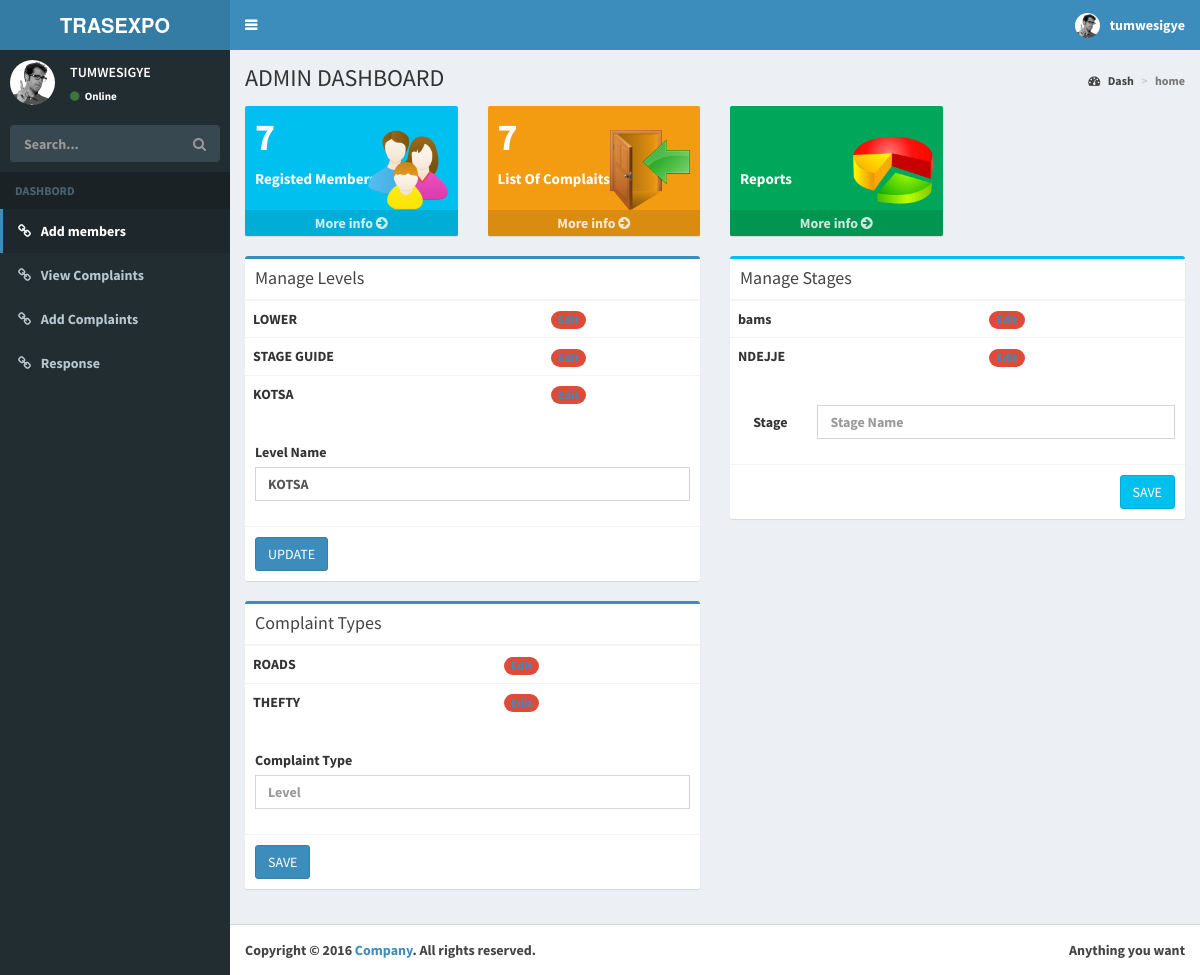
/admin.php?page=ds&levid=8 (signed in), run on the app's committed database.
### tables this page shows
CREATE TABLE IF NOT EXISTS `user_levels` (
  `usr_id` int(100) NOT NULL AUTO_INCREMENT,
  `usr_leve` varchar(100) NOT NULL DEFAULT 'LOWER',
  PRIMARY KEY (`usr_id`),
  UNIQUE KEY `usr_leve` (`usr_leve`)
);

CREATE TABLE IF NOT EXISTS `complain_types` (
  `cop_id` int(100) NOT NULL AUTO_INCREMENT,
  `cop_type` varchar(100) NOT NULL,
  PRIMARY KEY (`cop_id`)
);

CREATE TABLE IF NOT EXISTS `stages` (
  `st_id` int(100) NOT NULL AUTO_INCREMENT,
  `st_name` varchar(100) NOT NULL,
  PRIMARY KEY (`st_id`),
  UNIQUE KEY `st_name` (`st_name`)
);

### admin.php (the view, shortened to what this page needs)
<!DOCTYPE html>
<html>
<head>
  <link rel="stylesheet" href="bootstrap/css/bootstrap.min.css">
  <link rel="stylesheet" href="https://cdnjs.cloudflare.com/ajax/libs/font-awesome/4.5.0/css/font-awesome.min.css">
  <link rel="stylesheet" href="https://cdnjs.cloudflare.com/ajax/libs/ionicons/2.0.1/css/ionicons.min.css">
  <link rel="stylesheet" href="dist/css/AdminLTE.min.css">
  <link rel="stylesheet" href="dist/css/skins/skin-blue.min.css">
</head>
<body class="hold-transition skin-blue sidebar-mini">
<div class="wrapper">
  <header class="main-header">
    <a href="admin.php" class="logo">
      <span class="logo-mini"><b>TRAS</span>
      <span class="logo-lg"><b>TRAS</b>EXPO</span>
    </a>
    <nav class="navbar navbar-static-top" role="navigation">
      <a href="#" class="sidebar-toggle" data-toggle="offcanvas" role="button">
      </a>
      <div class="navbar-custom-menu">
        <ul class="nav navbar-nav">
          <li class="dropdown user user-menu">
            <a href="#" class="dropdown-toggle" data-toggle="dropdown">
              <img src="dist/img/user2-160x160.jpg" class="user-image" alt="User Image">
              <span class="hidden-xs"><?php echo"  ".strtolower($_SESSION['useradmin']['adm_name']);?></span>
            </a>
          </li>
        </ul>
      </div>
    </nav>
  </header>
  <aside class="main-sidebar">
    <section class="sidebar">
      <div class="user-panel">
        <div class="pull-left image">
          <img src="dist/img/user2-160x160.jpg" class="img-circle" alt="User Image">
        </div>
        <div class="pull-left info">
          <p><?php echo"  ".strtoupper($_SESSION['useradmin']['adm_name']);?></p>
          <a href="#"><i class="fa fa-circle text-success"></i> Online</a>
        </div>
      </div>
      <form action="#" method="get" class="sidebar-form">
        <div class="input-group">
          <input type="text" name="q" class="form-control" placeholder="Search...">
              <span class="input-group-btn">
                <button type="submit" name="search" id="search-btn" class="btn btn-flat"><i class="fa fa-search"></i>
                </button>
              </span>
        </div>
      </form>
      <ul class="sidebar-menu">
        <li class="header">DASHBORD</li>
        <li class="active"><a href="admin.php?page=aemp"><i class="fa fa-link"></i> <span>Add members</span></a></li>
        <li><a href="admin.php?page=vemp"><i class="fa fa-link"></i> <span>View Complaints</span></a></li>
		<li><a href="admin.php?page=add_comp"><i class="fa fa-link"></i> <span>Add Complaints</span></a></li>
		<li><a href="admin.php?page=add_resp"><i class="fa fa-link"></i> <span>Response</span></a></li>
      </ul>
    </section>
  </aside>
  <div class="content-wrapper">
    <section class="content-header">
      <h1>
        ADMIN DASHBOARD
      </h1>
      <ol class="breadcrumb">
        <li><a href="admin.php?page=ds"><i class="fa fa-dashboard"></i> Dash</a></li>
        <li class="active">home</li>
      </ol>
    </section>
    <section class="content">
	  				 <?php
	$page=$_GET['page'];
 switch ($page){
		default:
		dash_b();
		break;
}
?>
    </section>
  </div>
  <footer class="main-footer">
    <div class="pull-right hidden-xs">
      Anything you want
    </div>
    <strong>Copyright &copy; 2016 <a href="#">Company</a>.</strong> All rights reserved.
  </footer>
</div>
</body>
</html>
  <?php  function dash_b(){ ?>
  <?php
$result_coun = mysql_query("SELECT Count( * ) AS toto FROM clients");
if($nopple = mysql_fetch_array($result_coun)){
	$Members = $nopple['toto'];
}
$result_coun = mysql_query("Select  Count(com_id) As toto From  complaints");
if($nopple = mysql_fetch_array($result_coun)){
	$complaints = $nopple['toto'];
}
  ?>
  <div class="row">
        <div class="col-lg-3 col-xs-6">
          <div class="small-box bg-aqua">
            <div class="inner">
              <h3><?php echo $Members; ?></h3>
              <p>Registed Members</p>
            </div>
            <div class="icon">
			<img height="80" width="80" src="img/rented.png"></a>
            </div>
            <a href="admin.php?page=aemp" class="small-box-footer">More info <i class="fa fa-arrow-circle-right"></i></a>
          </div>
        </div>
        <div class="col-lg-3 col-xs-6">
          <div class="small-box bg-yellow">
            <div class="inner">
              <h3><?php echo $complaints; ?></h3>
              <p>List Of Complaits</p>
            </div>
            <div class="icon">
             <img height="80" width="80" src="img/room.png"></a>
            </div>
            <a href="admin.php?page=vemp" class="small-box-footer">More info <i class="fa fa-arrow-circle-right"></i></a>
          </div>
        </div>
		<div class="col-lg-3 col-xs-6">
          <div class="small-box bg-green">
            <div class="inner">
              <h3>&nbsp;</h3>
              <p>Reports</p>
            </div>
            <div class="icon">
             <img height="80" width="80" src="img/report.png"></a>
            </div>
            <a href="admin.php?page=repot" class="small-box-footer">More info <i class="fa fa-arrow-circle-right"></i></a>
          </div>
        </div>
      </div>
  <div class="row">
   <div class="col-md-6">
          <div class="box box-primary">
            <div class="box-header with-border">
              <h3 class="box-title">Manage Levels</h3>
            </div>
			<table class="table">
			<?php
$result = mysql_query("SELECT * FROM user_levels ORDER BY usr_id ASC");
while($row = mysql_fetch_array($result))
  {
?>       		<tr>
                  <td><?php echo $row['usr_leve']; ?></td>
                  <td><span class="badge bg-red"><a href="admin.php?page=ds&levid=<?php echo $row['usr_id']; ?>" class="small-box-footer">Edit </a></span></td>
                </tr>
				<?php  }
					?>
			</table>
<?php
$level="";
$button_text = "SAVE";
if(isset($_GET['levid']) && $_GET['levid'] != ''){
$ids =$_GET['levid'];
$result_location = mysql_query("SELECT * FROM user_levels where usr_id= $ids");
if($row = mysql_fetch_array($result_location)){
$level = $row['usr_leve'];
$button_text = "UPDATE";
}
}
?>
            <form role="form" method="post">
              <div class="box-body">
                <div class="form-group">
                  <label for="exampleInputEmail1">Level Name</label>
                  <input type="text" class="form-control" value="<?php echo $level;?>" id="leveln"  name="leveln" required placeholder="Level">
                </div>
              </div>
              <div class="box-footer">
                <button type="submit" class="btn btn-primary" name="addlevel"><?php echo $button_text; ?></button>
              </div>
            </form>
          </div>
		   <div class="box box-primary">
            <div class="box-header with-border">
              <h3 class="box-title">Complaint Types</h3>
            </div>
			<table class="table">
			<?php
$result = mysql_query("SELECT * FROM complain_types ORDER BY cop_id ASC");
while($row = mysql_fetch_array($result))
  {
?>       		<tr>
                  <td><?php echo $row['cop_type']; ?></td>
                  <td><span class="badge bg-red"><a href="admin.php?page=ds&copid=<?php echo $row['cop_id']; ?>" class="small-box-footer">Edit </a></span></td>
                </tr>
				<?php  }
					?>
			</table>
<?php
$coptyp="";
$button_text = "SAVE";
?>
            <form role="form" method="post">
              <div class="box-body">
                <div class="form-group">
                  <label for="exampleInputEmail1">Complaint Type</label>
                  <input type="text" class="form-control" value="<?php echo $coptyp;?>" id="complain"  name="complain" required placeholder="Level">
                </div>
              </div>
              <div class="box-footer">
                <button type="submit" class="btn btn-primary" name="addcop"><?php echo $button_text; ?></button>
              </div>
            </form>
          </div>
		  </div>
        <div class="col-md-6">
          <div class="box box-info">
            <div class="box-header with-border">
              <h3 class="box-title">Manage Stages</h3>
            </div>
			<table class="table">
										<?php
				$result = mysql_query("SELECT * FROM stages");
				while($row = mysql_fetch_array($result))
				  {
				?>
                <tr>
                  <td><?php echo $row['st_name']; ?></td>
                  <td><span class="badge bg-red"><a href="admin.php?page=ds&stgid=<?php echo $row['st_id']; ?>" class="small-box-footer">Edit </a></span></td>
                </tr>
				<?php   } ?>
			</table>
<?php
$stlevel="";
$button_text = "SAVE";
?>
            <form class="form-horizontal" method="post">
              <div class="box-body">
                <div class="form-group">
                  <label for="inputEmail3" class="col-sm-2 control-label">Stage </label>
                  <div class="col-sm-10">
                    <input type="text" class="form-control" id="stgname" name="stgname"  value="<?php echo $stlevel;?>" placeholder="Stage Name">
                  </div>
                </div>
              </div>
              <div class="box-footer">
                <button type="submit" class="btn btn-info pull-right" name="addstg"><?php echo $button_text; ?></button>
              </div>
            </form>
          </div>
		   </div>
   </div>
    <?php  } ?>

### data on the page
user_levels: usr_leve "LOWER"
user_levels: usr_leve "STAGE GUIDE"
user_levels: usr_leve "KOTSA", leveln "KOTSA"
complain_types: cop_type "ROADS"
complain_types: cop_type "THEFTY"
stages: st_name "bams"
stages: st_name "NDEJJE"

### other printed values
$_SESSION['useradmin']['adm_name'] "tumwesigye"
$_SESSION['useradmin']['adm_name'] "TUMWESIGYE"
$Members "7"
$complaints "7"
$button_text "UPDATE"
$button_text "SAVE"
